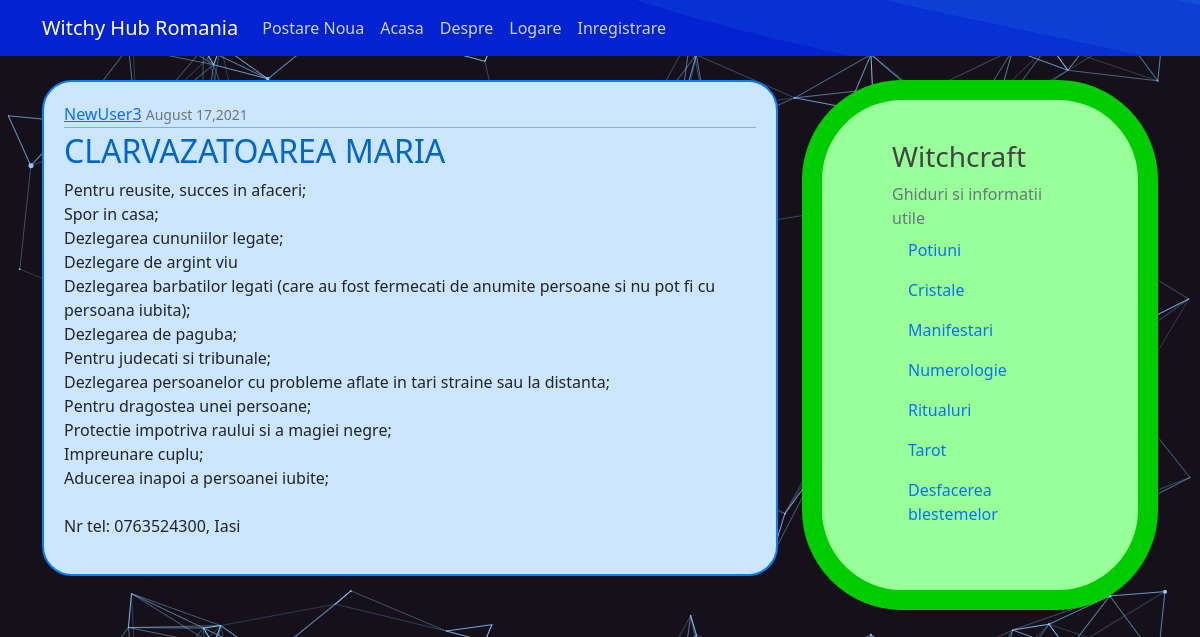
Screenshot of /post/12/ with the database file from the repository.
### tweet_app/models.py (models this page shows, shortened)
class Post(models.Model):
	title= models.CharField(max_length=100)
	content=models.TextField()
	date_posted = models.DateTimeField(default=timezone.now)
	author = models.ForeignKey(User, on_delete=models.CASCADE)	#foreign key pt ca sa fie doar un singur autor utilizator ce poate avea mai multe postari

### tweet_app/views.py (the view)
# urls.py: path('post/<int:pk>/', PostDetailView.as_view(), name='post-detail'),  #<pk> este primary key a postarii. de exemplu,postarea 1, 2, 3.... Ne trebuie ca sa identificam postarea
class PostDetailView(DetailView):
    model = Post

### tweet_app/templates/tweet_app/post_detail.html (shortened to what this page needs)
{% extends "tweet_app/base.html" %}
{% block content %}
    <article class="media content-section">
        <div class="media-body">
		    <div class="article-metadata">
		        <a class="mr-2" href="#">{{ object.author }}</a>
		      	<small class="text-muted">{{ object.date_posted|date:"F d,Y" }}</small>
		    </div>
		    <h2 class="article-title">{{ object.title }}</h2>
		    <p class="article-content">{{ object.content }}</p>
        </div>
    </article>
{% endblock content %}

### tweet_app/static/tweet_app/main.css (style rules this page uses)
body { background-image: url("cool-background.png"); background-color: #cccccc; margin-top: 5rem; }
h1, h2, h4, h5, h6 { color:#009933; }
.content-section { background:#cce6ff ; padding: 20px 20px; border: 2px solid #0080ff; border-radius: 30px; margin-bottom: 10px; }
.article-title { color: #0066cc; }
.article-content { white-space: pre-line; }
.article-metadata { padding-bottom: 1px; margin-bottom: 4px; border-bottom: 1px solid #80aaff }

### rows the page displays
Post: author "NewUser3", date_posted "August 17,2021", title "CLARVAZATOAREA MARIA", content "Pentru reusite, succes in afaceri; Spor in casa; Dezlegarea cununiilor legate; Dezlegare de argint viu Dezlegarea barbatilor legati (care au fost fermecati de anumite persoane si nu pot fi cu persoana iubita); Dezlegarea de paguba; Pentru judecati si tribunale; Dezlegarea persoanelor cu probleme aflate in tari straine sau la distanta; Pentru dragostea unei persoane; Protectie impotriva raului si a magiei negre; Impreunare cuplu; Aducerea inapoi a persoanei iubite; Nr tel: 0763524300, Iasi"
